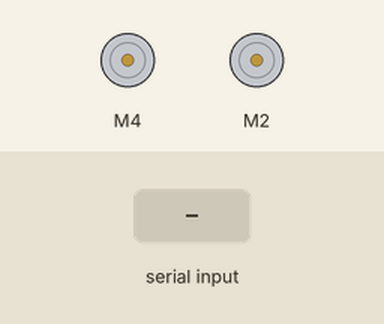
Simulated run of this sketch. Board: Arduino Uno, built with avr-gcc and run on an emulated ATmega328P. On the bench: 2 × DC motor (green arrow = forward, orange = backward, longer = faster). The test bench sets the inputs (shaded band).

Above: at 1.2 s.
1.3 s: "f" received over Serial
At 2.3 s:
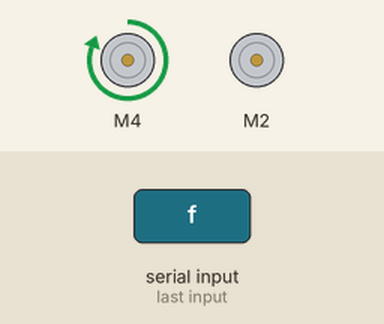
2.8 s: "b" received over Serial
At 3.4 s:
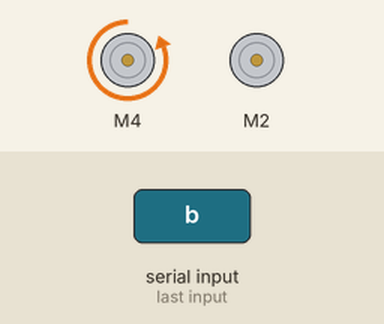
4.3 s: "r" received over Serial
At 4.6 s:
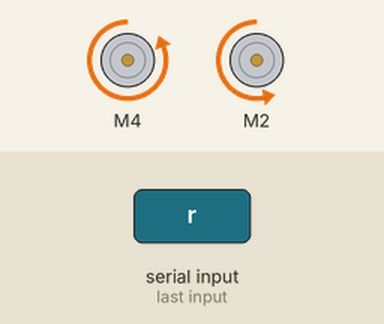
5.8 s: "l" received over Serial
At 6.9 s:
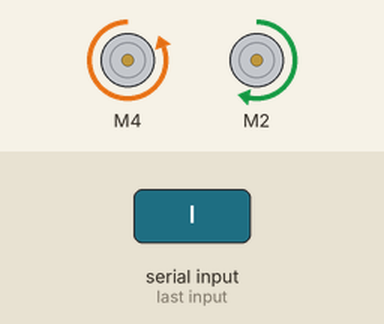
7.3 s: "c" received over Serial
At 8.1 s:
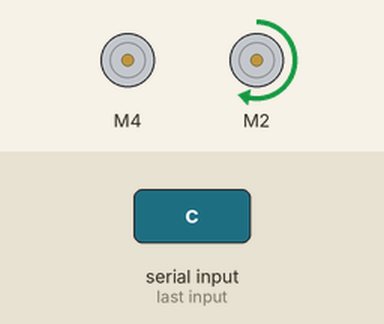
8.8 s: "s" received over Serial
At 9.2 s:
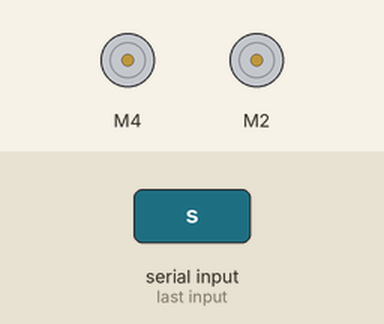
Timing chart, 0 to 11.3 s (numbered marks = the images above; inputs shaded):
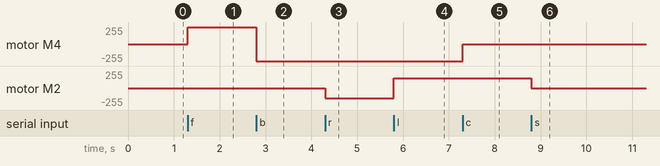

The sketch:

danchosCar.ino
```cpp
#include <AFMotor.h>

AF_DCMotor frontMotor(2);
AF_DCMotor backMotor(4);

char command;

char lastCommandBM;
char lastCommandFM;

int currentBackMotorSpeed;
int currentFrontMotorSpeed;

void setup()
{
  Serial.begin(9600);

  lastCommandBM = 'r';
  lastCommandFM = 's';

  currentBackMotorSpeed = 255;
  currentFrontMotorSpeed = 150;

  backMotor.setSpeed(currentBackMotorSpeed);
  frontMotor.setSpeed(currentFrontMotorSpeed);
}

void loop()
{
  if(Serial.available() > 0)
  {
    char ch = Serial.read();

    if(ch == 'f' || ch == 'b')
    {
      lastCommandBM = ch;
    }
    else if(ch == 'r' || ch == 'l')
    {
      lastCommandFM = ch;
    }
    else if(ch == 'c')
    {
      lastCommandBM = 'r';
    }
    else if(ch == 's')
    {
      lastCommandFM = 's';
    }
  }

  backMotorMove(lastCommandBM);
  frontMotorMove(lastCommandFM);
}

void frontMotorMove(char c)
{
  frontMotor.setSpeed(currentFrontMotorSpeed);

  switch(c)
  {
    case 'l':
      frontMotor.run(FORWARD);
      break;
    case 'r':
      frontMotor.run(BACKWARD);
      break;
    case 's':
      frontMotor.setSpeed(0);
      frontMotor.run(RELEASE);
      break;
    default:
      return;
  }
}

void backMotorMove(char c)
{
  backMotor.setSpeed(currentBackMotorSpeed);

  switch(c)
  {
    case 'f':
      backMotor.run(FORWARD);
      break;
    case 'b':
      backMotor.run(BACKWARD);
      break;
    case 'r':
      backMotor.setSpeed(0);
      backMotor.run(RELEASE);
      break;
    default:
      return;
  }
}
```

Measured:
- after the input at 1.3 s, motor M4: stopped → forward 255/255 at once
- after the input at 2.8 s, motor M4: forward 255/255 → backward 255/255 at once
- after the input at 4.3 s, motor M2: stopped → backward 150/255 at once
- after the input at 5.8 s, motor M2: backward 150/255 → forward 150/255 at once
- after the input at 7.3 s, motor M4: backward 255/255 → stopped at once
- after the input at 8.8 s, motor M2: forward 150/255 → stopped at once
